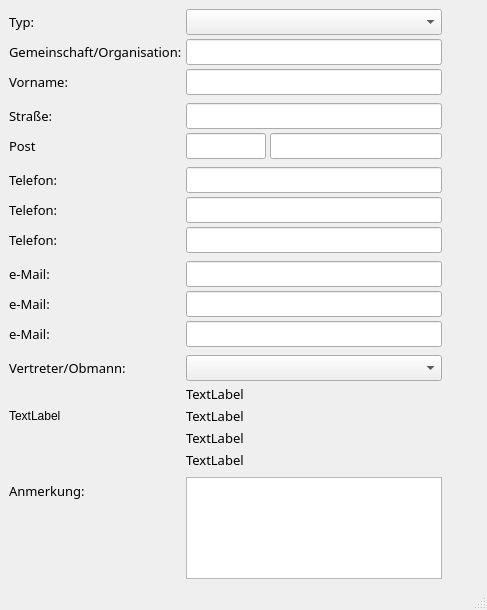
<?xml version="1.0" encoding="UTF-8"?>
<ui version="4.0">
 <class>KontaktGui</class>
 <widget class="QMainWindow" name="KontaktGui">
  <property name="geometry">
   <rect>
    <x>0</x>
    <y>0</y>
    <width>487</width>
    <height>610</height>
   </rect>
  </property>
  <property name="windowTitle">
   <string>MainWindow</string>
  </property>
  <widget class="QWidget" name="centralwidget">
   <layout class="QVBoxLayout" name="verticalLayout">
    <item>
     <layout class="QGridLayout" name="gridLayout">
      <property name="spacing">
       <number>4</number>
      </property>
      <item row="20" column="0" colspan="4">
       <widget class="Line" name="line_5">
        <property name="orientation">
         <enum>Qt::Vertical</enum>
        </property>
       </widget>
      </item>
      <item row="4" column="0">
       <widget class="QLabel" name="label_6">
        <property name="font">
         <font>
          <family>Sans Serif</family>
          <pointsize>10</pointsize>
         </font>
        </property>
        <property name="text">
         <string>Straße:</string>
        </property>
       </widget>
      </item>
      <item row="19" column="1" colspan="3">
       <widget class="QLabel" name="uiVertreterMailLbl">
        <property name="font">
         <font>
          <family>Sans Serif</family>
          <pointsize>10</pointsize>
         </font>
        </property>
        <property name="text">
         <string>TextLabel</string>
        </property>
       </widget>
      </item>
      <item row="10" column="0" colspan="4">
       <widget class="Line" name="line_4">
        <property name="orientation">
         <enum>Qt::Vertical</enum>
        </property>
       </widget>
      </item>
      <item row="21" column="1" colspan="3">
       <widget class="QPlainTextEdit" name="uiAnmPedit">
        <property name="font">
         <font>
          <family>Sans Serif</family>
          <pointsize>10</pointsize>
         </font>
        </property>
        <property name="tabChangesFocus">
         <bool>true</bool>
        </property>
       </widget>
      </item>
      <item row="2" column="0">
       <widget class="QLabel" name="uiVornameLbl">
        <property name="font">
         <font>
          <family>Sans Serif</family>
          <pointsize>10</pointsize>
         </font>
        </property>
        <property name="text">
         <string>Vorname:</string>
        </property>
       </widget>
      </item>
      <item row="15" column="0">
       <widget class="QLabel" name="uiVertreterLbl">
        <property name="font">
         <font>
          <family>Sans Serif</family>
          <pointsize>10</pointsize>
         </font>
        </property>
        <property name="text">
         <string>Vertreter/Obmann:</string>
        </property>
       </widget>
      </item>
      <item row="13" column="0">
       <widget class="QLabel" name="label_12">
        <property name="font">
         <font>
          <family>Sans Serif</family>
          <pointsize>10</pointsize>
         </font>
        </property>
        <property name="text">
         <string>e-Mail:</string>
        </property>
       </widget>
      </item>
      <item row="11" column="1" colspan="3">
       <widget class="QLineEdit" name="uiMail1Ledit">
        <property name="font">
         <font>
          <family>Sans Serif</family>
          <pointsize>10</pointsize>
         </font>
        </property>
        <property name="clearButtonEnabled">
         <bool>true</bool>
        </property>
       </widget>
      </item>
      <item row="4" column="1" colspan="3">
       <widget class="QLineEdit" name="uiStrasseLedit">
        <property name="font">
         <font>
          <family>Sans Serif</family>
          <pointsize>10</pointsize>
         </font>
        </property>
        <property name="clearButtonEnabled">
         <bool>true</bool>
        </property>
       </widget>
      </item>
      <item row="0" column="0">
       <widget class="QLabel" name="uiTypLbl">
        <property name="font">
         <font>
          <family>Sans Serif</family>
          <pointsize>10</pointsize>
         </font>
        </property>
        <property name="text">
         <string>Typ:</string>
        </property>
       </widget>
      </item>
      <item row="1" column="0">
       <widget class="QLabel" name="uiNachnameLbl">
        <property name="font">
         <font>
          <family>Sans Serif</family>
          <pointsize>10</pointsize>
         </font>
        </property>
        <property name="text">
         <string>Gemeinschaft/Organisation:</string>
        </property>
       </widget>
      </item>
      <item row="5" column="0">
       <widget class="QLabel" name="label_7">
        <property name="font">
         <font>
          <family>Sans Serif</family>
          <pointsize>10</pointsize>
         </font>
        </property>
        <property name="text">
         <string>Post</string>
        </property>
       </widget>
      </item>
      <item row="13" column="1" colspan="3">
       <widget class="QLineEdit" name="uiMail3Ledit">
        <property name="font">
         <font>
          <family>Sans Serif</family>
          <pointsize>10</pointsize>
         </font>
        </property>
        <property name="clearButtonEnabled">
         <bool>true</bool>
        </property>
       </widget>
      </item>
      <item row="21" column="0">
       <layout class="QVBoxLayout" name="verticalLayout_2">
        <property name="topMargin">
         <number>5</number>
        </property>
        <item>
         <widget class="QLabel" name="label_11">
          <property name="font">
           <font>
            <family>Sans Serif</family>
            <pointsize>10</pointsize>
           </font>
          </property>
          <property name="text">
           <string>Anmerkung:</string>
          </property>
         </widget>
        </item>
        <item>
         <spacer name="verticalSpacer">
          <property name="orientation">
           <enum>Qt::Vertical</enum>
          </property>
          <property name="sizeHint" stdset="0">
           <size>
            <width>20</width>
            <height>40</height>
           </size>
          </property>
         </spacer>
        </item>
       </layout>
      </item>
      <item row="16" column="1" colspan="3">
       <widget class="QLabel" name="uiVertreterAdresse1Lbl">
        <property name="font">
         <font>
          <family>Sans Serif</family>
          <pointsize>10</pointsize>
         </font>
        </property>
        <property name="text">
         <string>TextLabel</string>
        </property>
       </widget>
      </item>
      <item row="11" column="0">
       <widget class="QLabel" name="label_10">
        <property name="font">
         <font>
          <family>Sans Serif</family>
          <pointsize>10</pointsize>
         </font>
        </property>
        <property name="text">
         <string>e-Mail:</string>
        </property>
       </widget>
      </item>
      <item row="8" column="0">
       <widget class="QLabel" name="label_3">
        <property name="font">
         <font>
          <family>Sans Serif</family>
          <pointsize>10</pointsize>
         </font>
        </property>
        <property name="text">
         <string>Telefon:</string>
        </property>
       </widget>
      </item>
      <item row="9" column="0">
       <widget class="QLabel" name="label_5">
        <property name="font">
         <font>
          <family>Sans Serif</family>
          <pointsize>10</pointsize>
         </font>
        </property>
        <property name="text">
         <string>Telefon:</string>
        </property>
       </widget>
      </item>
      <item row="14" column="0" colspan="4">
       <widget class="Line" name="line_3">
        <property name="orientation">
         <enum>Qt::Vertical</enum>
        </property>
       </widget>
      </item>
      <item row="5" column="2" colspan="2">
       <widget class="QLineEdit" name="uiOrtLedit">
        <property name="font">
         <font>
          <family>Sans Serif</family>
          <pointsize>10</pointsize>
         </font>
        </property>
        <property name="clearButtonEnabled">
         <bool>true</bool>
        </property>
       </widget>
      </item>
      <item row="18" column="1" colspan="3">
       <widget class="QLabel" name="uiVertreterTelefonLbl">
        <property name="font">
         <font>
          <family>Sans Serif</family>
          <pointsize>10</pointsize>
         </font>
        </property>
        <property name="text">
         <string>TextLabel</string>
        </property>
       </widget>
      </item>
      <item row="1" column="1" colspan="3">
       <widget class="QLineEdit" name="uiNachnameLedit">
        <property name="font">
         <font>
          <family>Sans Serif</family>
          <pointsize>10</pointsize>
         </font>
        </property>
        <property name="clearButtonEnabled">
         <bool>true</bool>
        </property>
       </widget>
      </item>
      <item row="17" column="1" colspan="3">
       <widget class="QLabel" name="uiVertreterAdresse2Lbl">
        <property name="font">
         <font>
          <family>Sans Serif</family>
          <pointsize>10</pointsize>
         </font>
        </property>
        <property name="text">
         <string>TextLabel</string>
        </property>
       </widget>
      </item>
      <item row="12" column="0">
       <widget class="QLabel" name="label_9">
        <property name="font">
         <font>
          <family>Sans Serif</family>
          <pointsize>10</pointsize>
         </font>
        </property>
        <property name="text">
         <string>e-Mail:</string>
        </property>
       </widget>
      </item>
      <item row="2" column="1" colspan="3">
       <widget class="QLineEdit" name="uiVornameLedit">
        <property name="font">
         <font>
          <family>Sans Serif</family>
          <pointsize>10</pointsize>
         </font>
        </property>
        <property name="clearButtonEnabled">
         <bool>true</bool>
        </property>
       </widget>
      </item>
      <item row="7" column="0">
       <widget class="QLabel" name="label_8">
        <property name="font">
         <font>
          <family>Sans Serif</family>
          <pointsize>10</pointsize>
         </font>
        </property>
        <property name="text">
         <string>Telefon:</string>
        </property>
       </widget>
      </item>
      <item row="15" column="1" colspan="3">
       <widget class="ContactCombo" name="uiVertreterCombo">
        <property name="font">
         <font>
          <family>Sans Serif</family>
          <pointsize>10</pointsize>
         </font>
        </property>
       </widget>
      </item>
      <item row="5" column="1">
       <widget class="QLineEdit" name="uiPlzLedit">
        <property name="maximumSize">
         <size>
          <width>80</width>
          <height>16777215</height>
         </size>
        </property>
        <property name="font">
         <font>
          <family>Sans Serif</family>
          <pointsize>10</pointsize>
         </font>
        </property>
        <property name="clearButtonEnabled">
         <bool>true</bool>
        </property>
       </widget>
      </item>
      <item row="12" column="1" colspan="3">
       <widget class="QLineEdit" name="uiMail2Ledit">
        <property name="font">
         <font>
          <family>Sans Serif</family>
          <pointsize>10</pointsize>
         </font>
        </property>
        <property name="clearButtonEnabled">
         <bool>true</bool>
        </property>
       </widget>
      </item>
      <item row="6" column="0" colspan="4">
       <widget class="Line" name="line_2">
        <property name="orientation">
         <enum>Qt::Vertical</enum>
        </property>
       </widget>
      </item>
      <item row="3" column="0" colspan="4">
       <widget class="Line" name="line">
        <property name="orientation">
         <enum>Qt::Vertical</enum>
        </property>
       </widget>
      </item>
      <item row="2" column="4">
       <widget class="AlmInfoButtonGui" name="uiInfoBtnVorname" native="true"/>
      </item>
      <item row="1" column="4">
       <widget class="AlmInfoButtonGui" name="uiInfoBtnNachname" native="true"/>
      </item>
      <item row="4" column="4">
       <widget class="AlmInfoButtonGui" name="uiInfoBtnStrasse" native="true"/>
      </item>
      <item row="17" column="0">
       <widget class="QLabel" name="label">
        <property name="font">
         <font>
          <pointsize>9</pointsize>
         </font>
        </property>
        <property name="text">
         <string>TextLabel</string>
        </property>
       </widget>
      </item>
      <item row="5" column="4">
       <widget class="AlmInfoButtonGui" name="uiInfoBtnPost" native="true"/>
      </item>
      <item row="7" column="1" colspan="3">
       <widget class="QLineEdit" name="uiTelefon1Ledit">
        <property name="font">
         <font>
          <family>Sans Serif</family>
          <pointsize>10</pointsize>
         </font>
        </property>
        <property name="clearButtonEnabled">
         <bool>true</bool>
        </property>
       </widget>
      </item>
      <item row="8" column="1" colspan="3">
       <widget class="QLineEdit" name="uiTelefon2Ledit">
        <property name="font">
         <font>
          <family>Sans Serif</family>
          <pointsize>10</pointsize>
         </font>
        </property>
        <property name="clearButtonEnabled">
         <bool>true</bool>
        </property>
       </widget>
      </item>
      <item row="9" column="1" colspan="3">
       <widget class="QLineEdit" name="uiTelefon3Ledit">
        <property name="font">
         <font>
          <family>Sans Serif</family>
          <pointsize>10</pointsize>
         </font>
        </property>
        <property name="clearButtonEnabled">
         <bool>true</bool>
        </property>
       </widget>
      </item>
      <item row="7" column="4">
       <widget class="AlmInfoButtonGui" name="uiInfoBtnTelefon1" native="true"/>
      </item>
      <item row="11" column="4">
       <widget class="AlmInfoButtonGui" name="uiInfoBtnMail1" native="true"/>
      </item>
      <item row="15" column="4">
       <widget class="AlmInfoButtonGui" name="uiInfoBtnVertreter" native="true"/>
      </item>
      <item row="16" column="4">
       <widget class="AlmInfoButtonGui" name="uiInfoBtnVertreterAdr" native="true"/>
      </item>
      <item row="21" column="4">
       <layout class="QVBoxLayout" name="verticalLayout_3">
        <property name="bottomMargin">
         <number>0</number>
        </property>
        <item>
         <widget class="AlmInfoButtonGui" name="uiInfoBtnAnm" native="true"/>
        </item>
        <item>
         <spacer name="verticalSpacer_2">
          <property name="orientation">
           <enum>Qt::Vertical</enum>
          </property>
          <property name="sizeHint" stdset="0">
           <size>
            <width>20</width>
            <height>40</height>
           </size>
          </property>
         </spacer>
        </item>
       </layout>
      </item>
      <item row="0" column="4">
       <widget class="AlmInfoButtonGui" name="uiInfoBtnType" native="true"/>
      </item>
      <item row="0" column="1" colspan="3">
       <widget class="QComboBox" name="uiTypCombo">
        <property name="font">
         <font>
          <family>Sans Serif</family>
          <pointsize>10</pointsize>
         </font>
        </property>
       </widget>
      </item>
     </layout>
    </item>
   </layout>
  </widget>
  <widget class="QMenuBar" name="menubar">
   <property name="geometry">
    <rect>
     <x>0</x>
     <y>0</y>
     <width>487</width>
     <height>21</height>
    </rect>
   </property>
  </widget>
  <widget class="QStatusBar" name="statusbar"/>
 </widget>
 <customwidgets>
  <customwidget>
   <class>ContactCombo</class>
   <extends>QComboBox</extends>
   <header>almgis.scopes.kontakt.contact_combo</header>
  </customwidget>
  <customwidget>
   <class>AlmInfoButtonGui</class>
   <extends>QWidget</extends>
   <header>almgis.gui.info_button_gui</header>
   <container>1</container>
  </customwidget>
 </customwidgets>
 <tabstops>
  <tabstop>uiTypCombo</tabstop>
  <tabstop>uiNachnameLedit</tabstop>
  <tabstop>uiVornameLedit</tabstop>
  <tabstop>uiStrasseLedit</tabstop>
  <tabstop>uiPlzLedit</tabstop>
  <tabstop>uiOrtLedit</tabstop>
  <tabstop>uiTelefon1Ledit</tabstop>
  <tabstop>uiTelefon2Ledit</tabstop>
  <tabstop>uiTelefon3Ledit</tabstop>
  <tabstop>uiMail1Ledit</tabstop>
  <tabstop>uiMail2Ledit</tabstop>
  <tabstop>uiMail3Ledit</tabstop>
  <tabstop>uiVertreterCombo</tabstop>
  <tabstop>uiAnmPedit</tabstop>
 </tabstops>
 <resources/>
 <connections/>
</ui>
